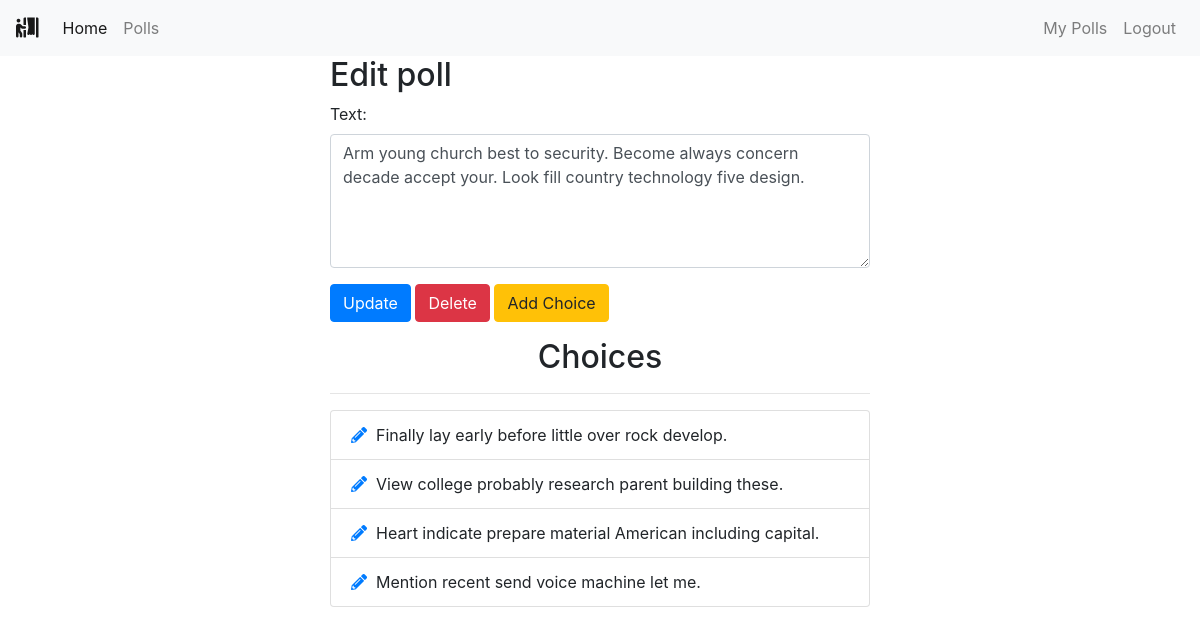
The page /polls/edit/11/ (signed in) on the database its author committed.
### polls/models.py (models this page shows, shortened)
class Poll(models.Model):
    owner = models.ForeignKey(User, on_delete=models.CASCADE)
    text = models.TextField()
    pub_date = models.DateTimeField(default=timezone.now)
    active = models.BooleanField(default=True)

class Choice(models.Model):
    poll = models.ForeignKey(Poll, on_delete=models.CASCADE)
    choice_text = models.CharField(max_length=255)

### polls/views.py (the view)
# urls.py: path('edit/<int:poll_id>/', views.polls_edit, name='edit'),
@login_required
def polls_edit(request, poll_id):
    poll = get_object_or_404(Poll, pk=poll_id)
    if request.user != poll.owner:
        return redirect('home')
    if request.method == 'POST':
        form = EditPollForm(request.POST, instance=poll)
        if form.is_valid:
            form.save()
            messages.success(request, "Poll Updated successfully.",
                             extra_tags='alert alert-success alert-dismissible fade show')
            return redirect("polls:list")
    else:
        form = EditPollForm(instance=poll)
    return render(request, "polls/poll_edit.html", {'form': form, 'poll': poll})

### polls/forms.py
class EditPollForm(forms.ModelForm):
    class Meta:
        model = Poll
        fields = ['text', ]
        widgets = {
            'text': forms.Textarea(attrs={'class': 'form-control', 'rows': 5, 'cols': 20}),
        }

### polls/templates/polls/poll_edit.html (shortened to what this page needs)
{% extends 'base.html' %}
{% block content %}
<div class="container">
    <div class="row center">
        <div class="col-md-6 offset-md-3">
            <h2>Edit poll</h2>
            <form action="" method="POST">
                {% for field in form %}
                <div class="form-group">
                    {{ field.label_tag }}
                    {{ field }}
                </div>
                {% endfor %}
                <button type="submit" class="btn btn-primary">Update</button>
                <a class="btn btn-danger" href="{% url 'polls:delete_poll' poll.id %}" role="button" onclick="return confirm('Are you sure?')">Delete</a>
                <a class="btn btn-warning" href="{% url 'polls:add_choice' poll.id %}" role="button">Add Choice</a>
            </form>
            <div class="choices">
                <h2 class="text-center mt-3">Choices</h2>
                <hr>
                <ul class="list-group">
                    {% for choice in poll.choice_set.all %}
                    <li class="list-group-item"><a href="{% url 'polls:choice_edit' choice.id %}"><i class="fas fa-pencil-alt"></i></a>&nbsp
                        {{ choice.choice_text }}</li>
                    {% endfor %}
                </ul>
            </div>
        </div>
    </div>
</div>
{% endblock %}

### rows shown on the page
Poll: form "Arm young church best to security. Become always concern decade accept your. Look fill country technology five design."
Choice: choice_text "Finally lay early before little over rock develop."
Choice: choice_text "View college probably research parent building these."
Choice: choice_text "Heart indicate prepare material American including capital."
Choice: choice_text "Mention recent send voice machine let me."

### other values the page prints
{{ field.label_tag }} "Text:"
